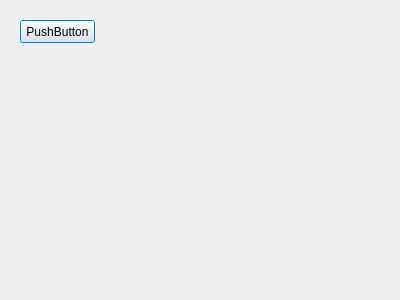
<?xml version="1.0" encoding="UTF-8"?>
<ui version="4.0">
 <class>Dialog</class>
 <widget class="QDialog" name="Dialog">
  <property name="geometry">
   <rect>
    <x>0</x>
    <y>0</y>
    <width>400</width>
    <height>300</height>
   </rect>
  </property>
  <property name="windowTitle">
   <string>Dialog</string>
  </property>
  <widget class="QPushButton" name="pushButton">
   <property name="geometry">
    <rect>
     <x>20</x>
     <y>20</y>
     <width>75</width>
     <height>23</height>
    </rect>
   </property>
   <property name="text">
    <string>PushButton</string>
   </property>
  </widget>
 </widget>
 <resources/>
 <connections/>
</ui>
